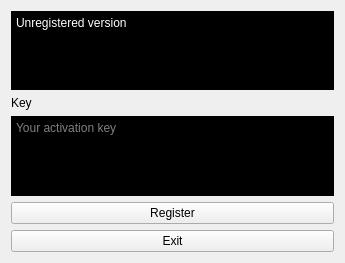
<?xml version="1.0" encoding="UTF-8"?>
<ui version="4.0">
 <class>ActivationForm</class>
 <widget class="QWidget" name="ActivationForm">
  <property name="geometry">
   <rect>
    <x>0</x>
    <y>0</y>
    <width>345</width>
    <height>263</height>
   </rect>
  </property>
  <property name="windowTitle">
   <string>Unregistered</string>
  </property>
  <layout class="QHBoxLayout" name="horizontalLayout">
   <item>
    <layout class="QVBoxLayout" name="verticalLayout_4">
     <item>
      <layout class="QVBoxLayout" name="verticalLayout">
       <item>
        <layout class="QFormLayout" name="formLayout_2">
         <item row="0" column="0" colspan="2">
          <widget class="QPlainTextEdit" name="infoText">
           <property name="styleSheet">
            <string notr="true">* { background-color: black;
color: rgb(255, 255, 255); }</string>
           </property>
           <property name="plainText">
            <string>Unregistered version</string>
           </property>
          </widget>
         </item>
        </layout>
       </item>
      </layout>
     </item>
     <item>
      <layout class="QVBoxLayout" name="verticalLayout_2">
       <item>
        <layout class="QFormLayout" name="formLayout"/>
       </item>
      </layout>
     </item>
     <item>
      <layout class="QVBoxLayout" name="verticalLayout_3">
       <item>
        <layout class="QFormLayout" name="formLayout_3">
         <item row="0" column="0">
          <widget class="QLabel" name="label_key">
           <property name="text">
            <string>Key</string>
           </property>
          </widget>
         </item>
         <item row="1" column="0" colspan="2">
          <widget class="QTextEdit" name="textEdit_key">
           <property name="styleSheet">
            <string notr="true">background-color: black;
color: rgb(255, 255, 255);</string>
           </property>
           <property name="placeholderText">
            <string>Your activation key</string>
           </property>
          </widget>
         </item>
        </layout>
       </item>
      </layout>
     </item>
     <item>
      <widget class="QPushButton" name="push_register">
       <property name="text">
        <string>Register</string>
       </property>
      </widget>
     </item>
     <item>
      <widget class="QPushButton" name="push_exit">
       <property name="text">
        <string>Exit</string>
       </property>
      </widget>
     </item>
    </layout>
   </item>
  </layout>
 </widget>
 <resources/>
 <connections/>
</ui>
